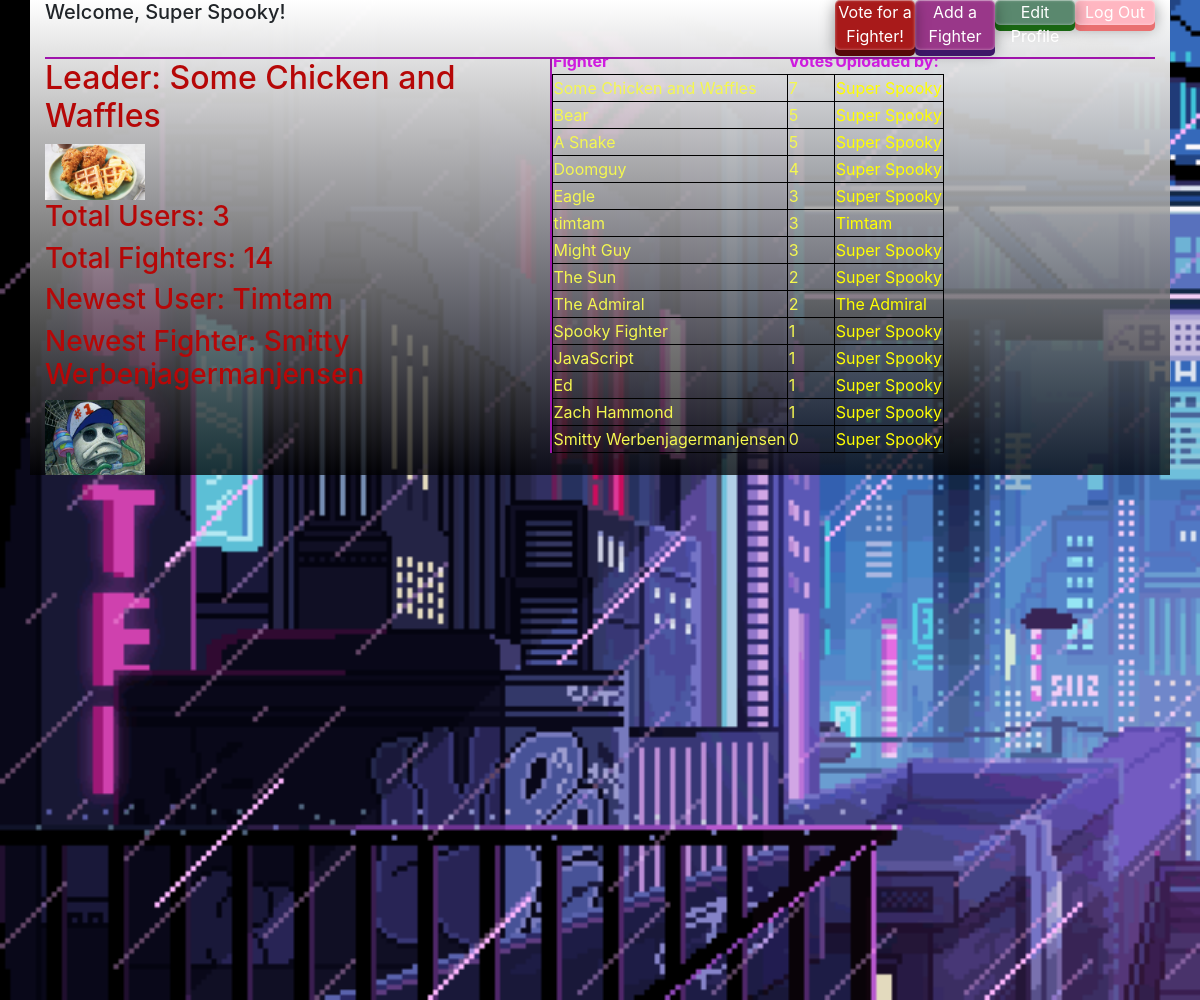
The page /dashboard (signed in) on the database its author committed.
### W3app/models.py (models this page shows, shortened)
class User(models.Model):
    name = models.CharField(max_length=255)
    alias = models.CharField(max_length=255)
    email = models.CharField(max_length=255)
    desc = models.TextField()
    picture = models.ImageField(upload_to="Users/pictures/", null=True, blank=True)
    password = models.CharField(max_length=255)
    created_at = models.DateTimeField(auto_now_add=True)
    updated_at = models.DateTimeField(auto_now=True)
    objects= Validator()

class Fighter(models.Model):
    fightername = models.CharField(max_length=255)
    fighterdesc = models.TextField()
    votes = models.IntegerField()
    picture = models.ImageField(upload_to="Fighters/pictures/", null=True, blank=True)
    created_at = models.DateTimeField(auto_now_add=True)
    updated_at = models.DateTimeField(auto_now=True)
    uploaded_by = models.ForeignKey(User, related_name="fighters", on_delete=models.CASCADE)
    objects= Validator()

### W3app/views.py (the view)
# urls.py: path(r'dashboard', views.dashboard),
def dashboard(request):
    if "user_id" not in request.session:
        return redirect ("/")
    else:
        context = {
        "leader" : Fighter.objects.all().order_by("-votes"),
        "last" : Fighter.objects.last(),
        "count" : len(User.objects.all()),
        "user" : User.objects.get(id = request.session['user_id']),
        "newest" : User.objects.last(),
        "totalfighters" : len(Fighter.objects.all()),
        "newestfighter" : Fighter.objects.last()
    }
    return render(request, "dashboard.html", context)

### W3app/templates/dashboard.html (shortened to what this page needs)
<!DOCTYPE html>
<html lang="en">
<head>
    {% load static %}
    <link rel="stylesheet" href="https://stackpath.bootstrapcdn.com/bootstrap/4.4.1/css/bootstrap.min.css">
    <link rel="stylesheet" href="{% static 'css/dashboard.css' %}">
</head>
<body>
<div class = "background">
    <div class="container">
        <div class = "header">
            <a href= "/logout" class="logoutbutton">Log Out</a>
            <a href="/editprofile"class="editprofilebutton">Edit Profile</a>
            <a href= "/addfighter" class ="addfighterbutton">Add a Fighter</a>
            <a href= "/fight" class="fightbutton">Vote for a Fighter!</a>
            <h5>Welcome, {{ user.alias }}!</h5>
        </div>
        <div class= "overallstats">
            <h2>Leader: {{leader.first.fightername}}</h2>
            {% if leader.first.picture %}
            <img src ="{{leader.first.picture.url}}" alt="{{leader.first.fightername}}" width="100px">
            {% endif %}
            <h3>Total Users: {{count}}</h3>
            <h3>Total Fighters: {{totalfighters}}</h3>
            <h3>Newest User: <a style="color:rgb(182, 7, 7);" href="/viewprofile/{{newest.id}}">{{newest.alias}}</a></h3>
            <h3>Newest Fighter: {{newestfighter.fightername}}</h3>
            <img src = "{{last.picture.url}}"alt="{{last.fightername}}" width="100px">
        </div>
        <div id="contain">
            <table id="table_scroll">
                <thead>
                  <tr>
                    <th scope="col">Fighter</th>
                    <th scope="col">Votes</th>
                    <th scope="col">Uploaded by:</th>
                  </tr>
                </thead>
                <tbody>
                  <tr>
                    {% for fighter in leader %}
                    <td>{{fighter.fightername}}</td>
                    <td>{{fighter.votes}}</td>
                    <td><a style="color:yellow;" href="/viewprofile/{{fighter.uploaded_by.id}}">{{fighter.uploaded_by.alias}}</a></td>
                  </tr>
                  {% endfor %}
            </tbody>
        </div>
        </div>
    </div>
</body>
</html>

### W3app/static/css/dashboard.css (style rules this page uses)
.container { background-image: linear-gradient(rgb(255, 255, 255, 1), rgb(0, 0, 0, .75)); }
.logoutbutton { float: right; display: inline-block; height: 25px; width: 80px; background-color: lightpink; text-align: center; color: white; border-radius: 5px; box-shadow: 0px 6px 0px #e97070, 0px 3px 15px rgba(0,0,0,.4), inset 0px 1px 0px rgba(255,255,255,.3), inset 0px 0px 3px rgba(255,255,255,.5); }
.addfighterbutton { float: right; display: inline-block; height: 50px; width: 80px; background-color: rgb(153, 55, 137); text-align: center; color: white; border-radius: 5px; box-shadow: 0px 6px 0px #3d1868, 0px 3px 15px rgba(0,0,0,.4), inset 0px 1px 0px rgba(255,255,255,.3), inset 0px 0px 3px rgba(255,255,255,.5); }
.editprofilebutton { float: right; display: inline-block; height: 25px; width: 80px; background-color: rgb(90, 136, 110); text-align: center; color: white; border-radius: 5px; box-shadow: 0px 6px 0px #196612, 0px 3px 15px rgba(0,0,0,.4), inset 0px 1px 0px rgba(255,255,255,.3), inset 0px 0px 3px rgba(255,255,255,.5); }
.fightbutton { float: right; display: inline-block; height: 50px; width: 80px; background-color: rgb(168, 26, 26); text-align: center; color: white; border-radius: 5px; box-shadow: 0px 6px 0px #550a0a, 0px 3px 15px rgba(0,0,0,.4), inset 0px 1px 0px rgba(255,255,255,.3), inset 0px 0px 3px rgba(255,255,255,.5); }
.overallstats { max-width: 500px; color: rgb(182, 7, 7); vertical-align: top; display: inline-block; }
#table_scroll { width: 100%; display: inline-block; overflow-y: auto; border-left: rgb(159, 20, 172) solid 2px; }
#contain { display: inline-block; max-width: 600px; height: 400px; overflow-y:scroll; }
.header { border-bottom: rgb(159, 20, 172) solid 2px; padding-bottom: 25px; }
th { color: rgb(206, 27, 223); border-bottom: 1px black solid; }
td { color: rgb(244, 247, 80); border: 1px black solid; }

### rows shown on the page
User: alias "Super Spooky"
Fighter: first.fightername "Some Chicken and Waffles", first.picture (picture), fightername "Some Chicken and Waffles", votes "7", uploaded_by.alias "Super Spooky"
User: alias "Timtam"
Fighter: fightername "Smitty Werbenjagermanjensen", picture (picture), votes "0", uploaded_by.alias "Super Spooky"
Fighter: fightername "Bear", votes "5", uploaded_by.alias "Super Spooky"
Fighter: fightername "A Snake", votes "5", uploaded_by.alias "Super Spooky"
Fighter: fightername "Doomguy", votes "4", uploaded_by.alias "Super Spooky"
Fighter: fightername "Eagle", votes "3", uploaded_by.alias "Super Spooky"
Fighter: fightername "timtam", votes "3", uploaded_by.alias "Timtam"
Fighter: fightername "Might Guy", votes "3", uploaded_by.alias "Super Spooky"
Fighter: fightername "The Sun", votes "2", uploaded_by.alias "Super Spooky"
Fighter: fightername "The Admiral", votes "2", uploaded_by.alias "The Admiral"
Fighter: fightername "Spooky Fighter", votes "1", uploaded_by.alias "Super Spooky"
Fighter: fightername "JavaScript", votes "1", uploaded_by.alias "Super Spooky"
Fighter: fightername "Ed", votes "1", uploaded_by.alias "Super Spooky"
Fighter: fightername "Zach Hammond", votes "1", uploaded_by.alias "Super Spooky"

### other values the page prints
{{ count }} "3"
{{ totalfighters }} "14"
